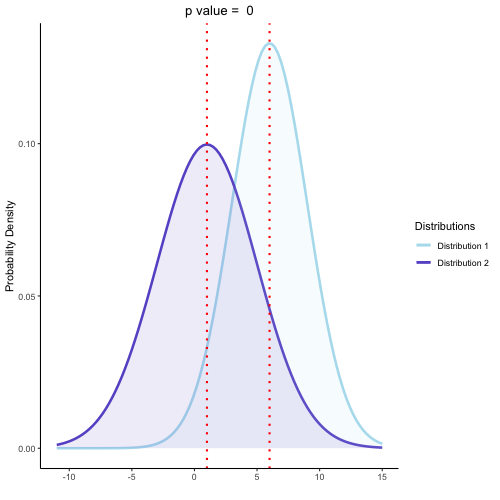

R code for this plot:
if(!require(ggplot2)){install.packages('ggplot2')}
library(ggplot2)

# code should work as long as standard deviation is positive; means can be positive or negative
# assumption is that each group has 100 subjects
# two tailed test

library("readr")
png(file = "/Users/caeleykardell/IdeaProjects/HomePage/MainDirectory/TwoSample.png", width = 500, height = 500)

mean1_string = read_lines("/Users/caeleykardell/IdeaProjects/HomePage/MainDirectory/TwoSampleFile", n_max=1)
mean1 = as.double(mean1_string)
sd1_string = read_lines("/Users/caeleykardell/IdeaProjects/HomePage/MainDirectory/TwoSampleFile", n_max=1, skip=1)
sd1 = as.double(sd1_string)
mean2_string = read_lines("/Users/caeleykardell/IdeaProjects/HomePage/MainDirectory/TwoSampleFile", n_max=1, skip=2)
mean2 = as.double(mean2_string)
sd2_string = read_lines("/Users/caeleykardell/IdeaProjects/HomePage/MainDirectory/TwoSampleFile", n_max=1, skip=3)
sd2 = as.double(sd2_string)

#mean1 <- 6
#sd1 <- 3

#mean2 <- 1
#sd2 <- 4

# defining upper and lower boundaries for x axis

upper_x_possible_1 <- mean1+3*sd1
upper_x_possible_2 <- mean2+3*sd2

if(upper_x_possible_1 > upper_x_possible_2){
  upper_x <- upper_x_possible_1
} else {
  upper_x <- upper_x_possible_2
}

lower_x_possible_1 <- mean1-3*sd1
lower_x_possible_2 <- mean2-3*sd2

if(lower_x_possible_1 < lower_x_possible_2) {
  lower_x <- lower_x_possible_1
} else {
  lower_x <- lower_x_possible_2
}

# creating the distributions

dis_1 <- ggplot(data.frame(x=c(lower_x,upper_x)),aes(x=x))
dis_2 <- dis_1 + stat_function(fun=dnorm, size=1.2, args=list(mean=mean1, sd=sd1), aes(col="Distribution 1"))
dis_3 <- dis_2 + stat_function(fun=dnorm, size=1.2, args=list(mean=mean2, sd=sd2), aes(col="Distribution 2"))
dis_4 <- dis_3 + theme_classic()
dis_5 <- dis_4 + scale_colour_manual("Distributions", values= c("lightblue2","slateblue3"))

# calculating t value and critical value

variance_1 <- sd1^2
variance_2 <- sd2^2

mean_dif <- mean1-mean2
sample_error_sum <- sqrt(variance_1/100 + variance_2/100)
t_value <- mean_dif/sample_error_sum
critical_value <- qt(p=.05/2, df=198, lower.tail=FALSE)

#creating p value
p_value = 2*(1-pt(abs(t_value), 198))
p_value_rounded = signif(p_value, digits=3)
p_string = paste("p value = ", p_value_rounded, sep = " ")

# creating functions to shade regions

ShadeRegion1 <- function(x) {
  y <- dnorm(x, mean=mean1, sd=sd1)
  return(y)
}

ShadeRegion2 <- function(x) {
  y <- dnorm(x, mean=mean2, sd=sd2)
  return(y)
}


# shading regions and fixing labels

dis_6 <- dis_5 + stat_function(fun=ShadeRegion1, geom= "area", fill="lightblue2", alpha=0.1)
dis_7 <- dis_6 + stat_function(fun=ShadeRegion2, geom= "area", fill="slateblue3", alpha=0.1)
dis_8 <- dis_7 + xlab("") + ylab("Probability Density") + ggtitle(p_string) + theme(plot.title = element_text(hjust = 0.5))

# vertical lines represent the means; will turn red if you can reject the null and green if you cannot

if(abs(t_value)>=critical_value) {
  dis_9 <- dis_8 + geom_vline(xintercept=mean1, lty="dotted", col="red", size=1)
  dis_10 <- dis_9 + geom_vline(xintercept=mean2, lty="dotted", col="red", size=1)
  dis_10
} else {
  dis_9 <- dis_8 + geom_vline(xintercept=mean1, lty="dotted", col="green", size=1)
  dis_10 <- dis_9 + geom_vline(xintercept=mean2, lty="dotted", col="green", size=1)
  dis_10
}

dev.off()